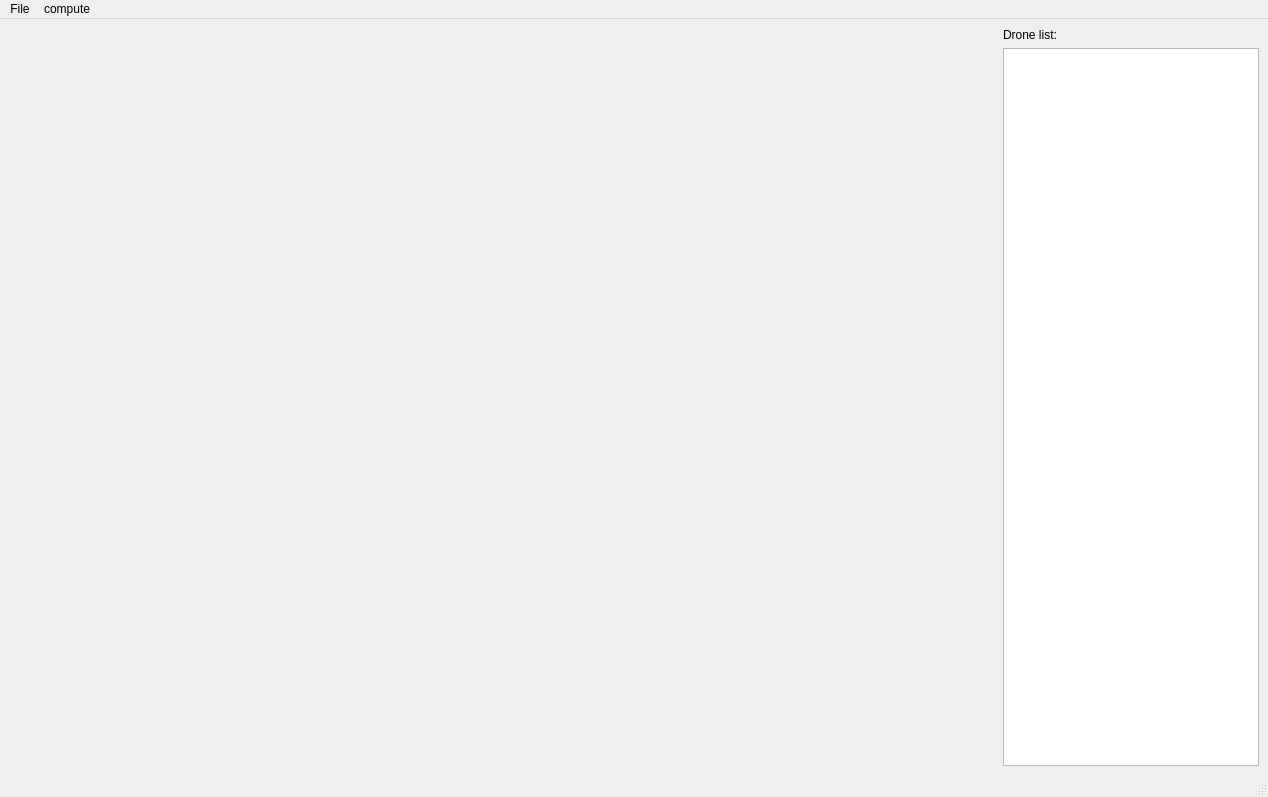
<?xml version="1.0" encoding="UTF-8"?>
<ui version="4.0">
 <class>MainWindow</class>
 <widget class="QMainWindow" name="MainWindow">
  <property name="geometry">
   <rect>
    <x>0</x>
    <y>0</y>
    <width>1268</width>
    <height>797</height>
   </rect>
  </property>
  <property name="windowTitle">
   <string>MainWindow</string>
  </property>
  <widget class="QWidget" name="centralwidget">
   <layout class="QHBoxLayout" name="horizontalLayout" stretch="1,0">
    <item>
     <widget class="Canvas" name="widget" native="true"/>
    </item>
    <item>
     <layout class="QVBoxLayout" name="verticalLayout">
      <item>
       <widget class="QLabel" name="label">
        <property name="text">
         <string>Drone list:</string>
        </property>
       </widget>
      </item>
      <item>
       <widget class="QListWidget" name="listDronesInfo">
        <property name="minimumSize">
         <size>
          <width>200</width>
          <height>0</height>
         </size>
        </property>
        <property name="frameShape">
         <enum>QFrame::Shape::StyledPanel</enum>
        </property>
        <property name="lineWidth">
         <number>2</number>
        </property>
        <property name="midLineWidth">
         <number>1</number>
        </property>
        <property name="autoScrollMargin">
         <number>12</number>
        </property>
        <property name="movement">
         <enum>QListView::Movement::Snap</enum>
        </property>
        <property name="resizeMode">
         <enum>QListView::ResizeMode::Adjust</enum>
        </property>
        <property name="spacing">
         <number>0</number>
        </property>
        <property name="gridSize">
         <size>
          <width>0</width>
          <height>48</height>
         </size>
        </property>
       </widget>
      </item>
     </layout>
    </item>
   </layout>
  </widget>
  <widget class="QMenuBar" name="menubar">
   <property name="geometry">
    <rect>
     <x>0</x>
     <y>0</y>
     <width>1268</width>
     <height>17</height>
    </rect>
   </property>
   <widget class="QMenu" name="menuFile">
    <property name="title">
     <string>File</string>
    </property>
    <addaction name="actionLoad"/>
    <addaction name="separator"/>
    <addaction name="actionQuit"/>
   </widget>
   <widget class="QMenu" name="menuDelaunay">
    <property name="title">
     <string>compute</string>
    </property>
   </widget>
   <addaction name="menuFile"/>
   <addaction name="menuDelaunay"/>
  </widget>
  <widget class="QStatusBar" name="statusbar"/>
  <action name="actionLoad">
   <property name="text">
    <string>Load</string>
   </property>
  </action>
  <action name="actionQuit">
   <property name="text">
    <string>Quit</string>
   </property>
   <property name="shortcut">
    <string>Ctrl+Q</string>
   </property>
  </action>
 </widget>
 <customwidgets>
  <customwidget>
   <class>Canvas</class>
   <extends>QWidget</extends>
   <header location="global">canvas.h</header>
   <container>1</container>
  </customwidget>
 </customwidgets>
 <resources/>
 <connections/>
</ui>
